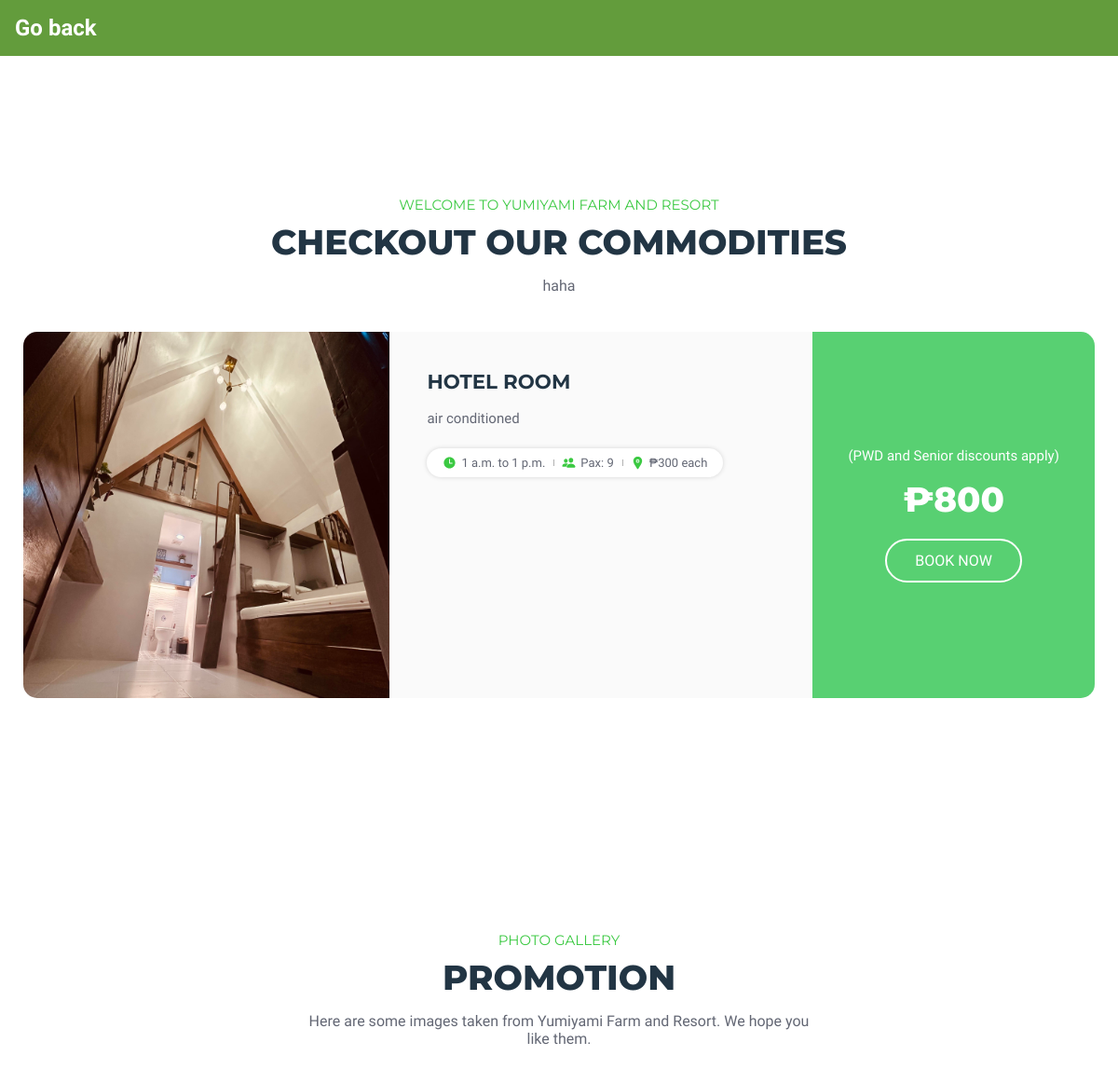
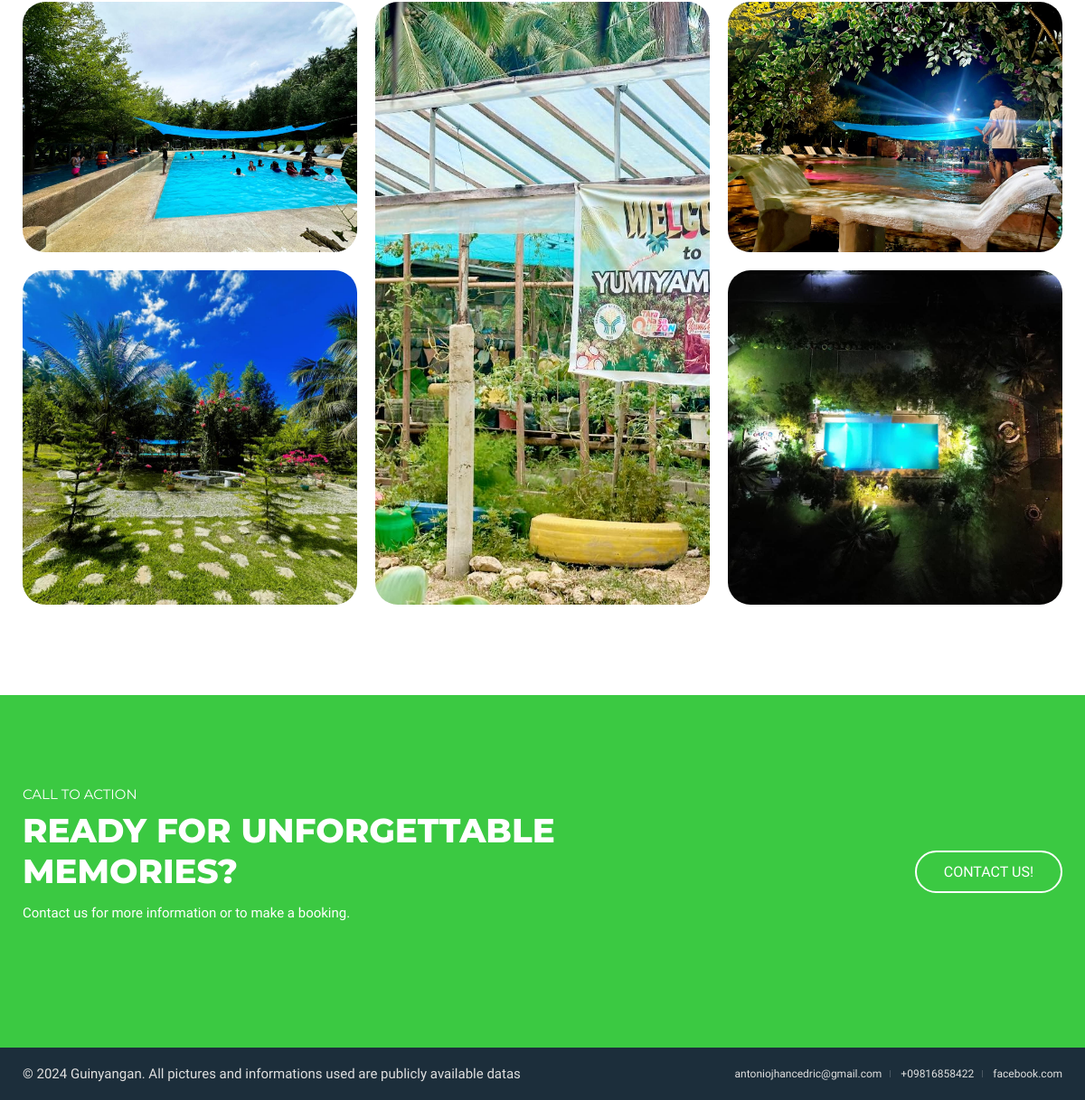
The page /resort/1/ on the database its author committed (2 pictures, top to bottom).
### app/models.py (models this page shows, shortened)
class Resort(models.Model):
    name = models.CharField(max_length=255)
    description = models.TextField(blank=True, null=True)
    entrance_fee_adult = models.DecimalField(max_digits=10, decimal_places=2, default=0)
    entrance_fee_discounted = models.DecimalField(max_digits=10, decimal_places=2, default=0)
    phone = models.CharField(max_length=15)
    gmail = models.CharField(max_length=30)
    facebook = models.CharField(max_length=30)
    location = models.CharField(max_length=100)
    image_1 = models.ImageField(upload_to='app/images/', blank=True, null=True)
    image_2 = models.ImageField(upload_to='app/images/', blank=True, null=True)
    image_3 = models.ImageField(upload_to='app/images/', blank=True, null=True)
    image_4 = models.ImageField(upload_to='app/images/', blank=True, null=True)
    image_5 = models.ImageField(upload_to='app/images/', blank=True, null=True)
    owner = models.ForeignKey(CustomUser, on_delete=models.CASCADE, related_name='resorts')

class Room(models.Model):
    resort = models.ForeignKey(Resort, on_delete=models.CASCADE, related_name='rooms')
    picture = models.ImageField(upload_to='app/images/', blank=True)
    description = models.TextField(blank=True, null=True)
    room_name = models.CharField(max_length=255)
    capacity = models.PositiveIntegerField()
    price = models.DecimalField(max_digits=10, decimal_places=2)
    start = models.TimeField()
    finish = models.TimeField()
    entrance = models.IntegerField(default=0)

### app/views.py (the view)
# urls.py: path('resort/<int:id>/', views.resort_detail, name='resort_detail'),
def resort_detail(request, id):
    resort = get_object_or_404(Resort, id=id)
    rooms = resort.rooms.all()
    context = {
        'resort': resort,
        'rooms': rooms
    }
    return render(request, 'app/tourist_page.html', context)

### templates/app/tourist_page.html (shortened to what this page needs)
{% load static %}
<!DOCTYPE html>
<html lang="en">
<head>
  <link rel="stylesheet" href="{% static 'app/css/tourist_page.css' %}">
  <link rel="stylesheet" href="{% static 'app/css/card.css' %}">
</head>
<body id="top">
 {% block content %}
 <nav class="navbar">
  <a href="{% url 'resort' %}" class="navbar-brand m-1 text-light" >Go back</a>
</nav>
<main>
  <article>
    <section class="package" id="package">
      <div class="container">
        <p class="section-subtitle">Welcome to {{ resort.name }}</p>
        <h2 class="h2 section-title">Checkout Our Commodities</h2>
        <p class="section-text">
          {{ resort.description }}
        </p>
        <ul class="package-list">
         {% for room in rooms %}
         <li>
          <div class="package-card">
            <figure class="card-banner">
              <img src="{% if room.picture %}{{ room.picture.url }}{% else %}{% static 'app/images/image_1.jpg' %}{% endif %}"
                   alt="Experience {{ resort.name }}" loading="lazy">
            </figure>
            <div class="card-content">
              <h3 class="h3 card-title">{{ room.room_name }}</h3>
              <p class="card-text">{{ room.description }}</p>
              <ul class="card-meta-list">
                <li class="card-meta-item">
                  <div class="meta-box">
                    <ion-icon name="time"></ion-icon>
                    <p class="text">{{ room.start }} to {{ room.finish }}</p>
                  </div>
                </li>
                <li class="card-meta-item">
                  <div class="meta-box">
                    <ion-icon name="people"></ion-icon>
                    <p class="text">Pax: {{ room.capacity }}</p>
                  </div>
                </li>
                <li class="card-meta-item">
                  <div class="meta-box">
                    <ion-icon name="location"></ion-icon>
                    <p class="text">₱{{ room.entrance }} each</p>
                  </div>
                </li>
              </ul>
            </div>
            <div class="card-price">
              <div class="wrapper">
                <p class="reviews">(PWD and Senior discounts apply)</p>
              </div>
              <p class="price">₱{{ room.price|default:"N/A"|floatformat:0 }}</p>
              <a href="{% url 'form' resort.name room.id %}" class="btn btn-secondary">Book Now</a>
            </div>
          </div>
        </li>
         {% endfor %}
        </ul>
      </div>
    </section>
    <section class="gallery" id="gallery">
      <div class="container">
        <p class="section-subtitle">Photo Gallery</p>
        <h2 class="h2 section-title">Promotion</h2>
        <p class="section-text">
          Here are some images taken from {{ resort.name }}. We hope you like them.
        </p>
        <ul class="gallery-list">
          <li class="gallery-item">
            <figure class="gallery-image">
              <img src="{% if resort.image_1 %}{{ resort.image_1.url }}{% else %}{% static 'app/images/image_1.jpg' %}{% endif %}"
                   alt="Gallery image">
            </figure>
          </li>
          <li class="gallery-item">
            <figure class="gallery-image">
              <img src="{% if resort.image_2 %}{{ resort.image_2.url }}{% else %}{% static 'app/images/image_1.jpg' %}{% endif %}"
                   alt="Gallery image">
            </figure>
          </li>
          <li class="gallery-item">
            <figure class="gallery-image">
              <img src="{% if resort.image_3 %}{{ resort.image_3.url }}{% else %}{% static 'app/images/image_1.jpg' %}{% endif %}"
                   alt="Gallery image">
            </figure>
          </li>
          <li class="gallery-item">
            <figure class="gallery-image">
              <img src="{% if resort.image_4 %}{{ resort.image_4.url }}{% else %}{% static 'app/images/default_image.jpg' %}{% endif %}"
                   alt="Gallery image">
            </figure>
          </li>
          <li class="gallery-item">
            <figure class="gallery-image">
              <img src="{% if resort.image_5 %}{{ resort.image_5.url }}{% else %}{% static 'app/images/default_image.jpg' %}{% endif %}"
                   alt="Gallery image">
            </figure>
          </li>
        </ul>
      </div>
    </section>
    <section class="cta" id="contact">
      <div class="container">
        <div class="cta-content">
          <p class="section-subtitle">Call To Action</p>
          <h2 class="h2 section-title">Ready For Unforgettable Memories?</h2>
          <p class="section-text">
            Contact us for more information or to make a booking.
          </p>
        </div>
        <button class="btn btn-secondary" onclick="toggleContactDetails()">Contact Us!</button>
      </div>
    </section>
  </article>
</main>
<footer class="footer">
  <div class="footer-bottom">
    <div class="container">
      <p class="copyright">&copy; 2024 <a href="#">Guinyangan</a>. All pictures and informations used are publicly available datas</p>
      <ul class="footer-bottom-list">
        <li>
          <a href="https://mail.google.com/mail/u/0/?fs=1&to={{ resort.gmail }}&su=Subject&body=Write+a+letter&tf=cm" class="footer-bottom-link">
              {{ resort.gmail }}
          </a>
      </li>
      <li>
          <a href="#" class="footer-bottom-link">+{{ resort.phone }}</a>
      </li>
      <li>
          <a href="{{ resort.facebook }}" class="footer-bottom-link" target="_blank">{{ resort.facebook }}</a>
      </li>
      </ul>
    </div>
  </div>
</footer>
 {% endblock %}
</body>
</html>

### static/app/css/card.css (style rules this page uses)
body { font-family: "Baloo 2", cursive; font-size: 16px; text-rendering: optimizeLegibility; font-weight: initial; }
a, a:hover { text-decoration: none; transition: color 0.3s ease-in-out; }
* { margin: 0; padding: 0; box-sizing: border-box; }
.navbar { display: flex; align-items: center; justify-content: space-between; padding: 1rem; background-color: #639c3c; color: #fff; margin-bottom: 50px; }
.navbar-brand { font-size: 1.5rem; font-weight: bold; text-decoration: none; color: white; }

### rows shown on the page
Resort: name "YUMIYAMI FARM AND RESORT", description "haha", name "Yumiyami Farm and Resort", image_1 (picture), image_2 (picture), image_3 (picture), image_4 (picture), image_5 (picture), gmail "antoniojhancedric@gmail.com", phone "09816858422", facebook "facebook.com"
Room: picture (picture), room_name "HOTEL ROOM", description "air conditioned", start "1 a.m.", finish "1 p.m.", capacity "9", entrance "300", price "800"
